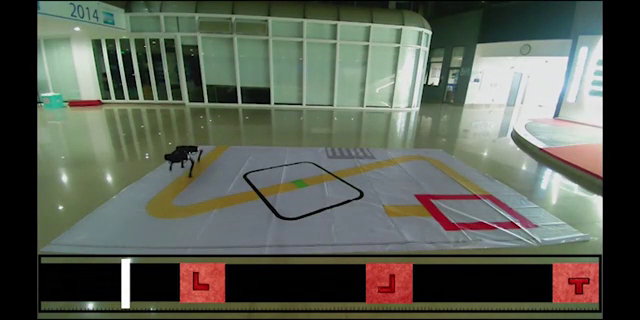
#> input picture frame 134 of Paper/In-Sensor & Convolution/Ferroelectric-defined reconfigurable homojunctions for in-memory sensing and computing/41563_2023_1676_MOESM2_ESM.mp4, 640 x 320 px, given in place of kk 2022-01-23 18-21-21.mp4, which was not available
$ jupyter execute MotionDetection.ipynb
#> lines starting #> are read from the running program, lines starting #| are printed output that depends on the picture; after the words box and inside, x2 and y2 are one past the last pixel; in counts of white or black regions, pixels touching at a corner belong together; pictures that were not available may be replaced by others from this repository, and a replacement may not be noted
[cell 1]
import cv2
import numpy as np

cap = cv2.VideoCapture('images/kk 2022-01-23 18-21-21.mp4')  # 来自vedio视频的

kernel1 = cv2.getStructuringElement(cv2.MORPH_ELLIPSE, (5, 5))
mog = cv2.createBackgroundSubtractorMOG2()  # 创建混合高斯模型来用于北京建模

while (1):
    # 获取每一帧
    ret, frame = cap.read()
#> frame is the input picture: shape (320, 640, 3); mean B, G, R 84.1, 95.6, 90.2
    if frame is None:
        print("camera is over...")
        break

    fmask = mog.apply(frame)  # 判断哪些是前景和背景
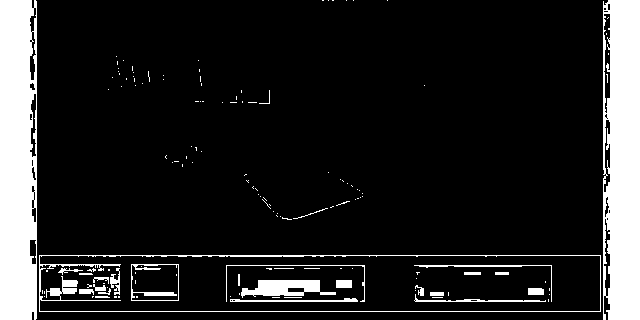
#> fmask: shape (320, 640); values 127 (black) and 255 (white), 13.6% white; 141 white regions (114 under 20 px), largest, box (x1, y1, x2, y2) and area: (0, 0, 37, 320) 11136, (603, 0, 640, 320) 10816, (39, 255, 601, 312) 1993

    MORPH_OPEN_1 = cv2.morphologyEx(fmask, cv2.MORPH_OPEN, kernel1)  # 开运算，去除噪声和毛刺
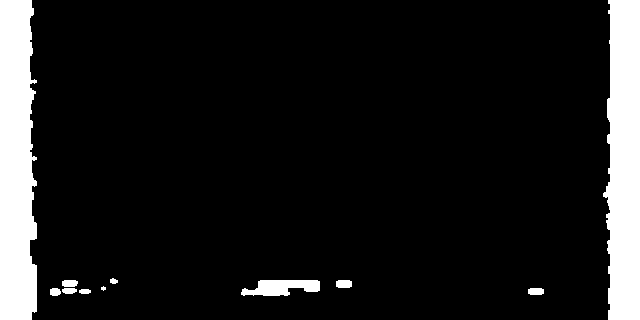
#> MORPH_OPEN_1: shape (320, 640); values 127 (black) and 255 (white), 10.8% white; 11 white regions (1 under 20 px), largest, box (x1, y1, x2, y2) and area: (0, 0, 37, 320) 10581, (603, 0, 640, 320) 9974, (241, 280, 320, 296) 888

    contours, _ = cv2.findContours(fmask, cv2.RETR_EXTERNAL, cv2.CHAIN_APPROX_SIMPLE)  # 只检测外边框
#> contours = [[[0, 0], [0, 319], [639, 319], [639, 0]]]

    for cont in contours:
        # 计算各个轮廓的面积
        len = cv2.arcLength(cont, True)
        if len > 300:  # 去除一些小的噪声点
            # 找到一个轮廓
            x,y,w,h = cv2.boundingRect(cont)
            # 画出这个矩形
            cv2.rectangle(frame, (x,y), (x+w, y+h), color=(0,255,0), thickness=3)
#> this loop made 1 pass
#> (cont, len, x, y, w, h) on pass 1: ([[0, 0], [0, 319], [639, 319], [639, 0]], 1916, 0, 0, 640, 320)
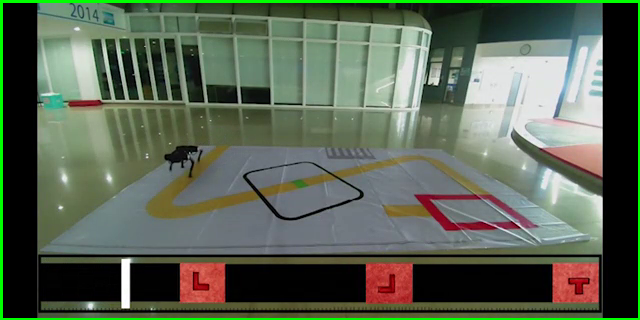
#> frame: shape (320, 640, 3); 2.33% of pixels changed, all inside (x1, y1, x2, y2) = (0, 0, 640, 320)

    # 画出所有的轮廓
    cv2.imshow('frame', frame)
    cv2.imshow('fmask', fmask)

    # 进行等待或者退出判断
    if cv2.waitKey(24) & 0xFF == 27:
#> (key Esc is pressed here)
        break

cap.release()
cv2.destroyAllWindows()

$ run again, starting later in the video
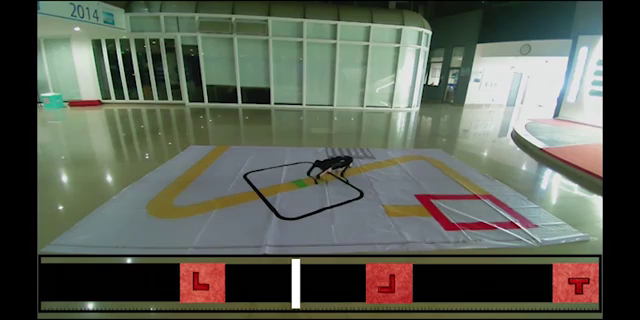
#> input picture frame 606 of Paper/In-Sensor & Convolution/Ferroelectric-defined reconfigurable homojunctions for in-memory sensing and computing/41563_2023_1676_MOESM2_ESM.mp4, 640 x 320 px, given in place of kk 2022-01-23 18-21-21.mp4, which was not available
#> frame is the input picture: shape (320, 640, 3); mean B, G, R 84.3, 95.8, 90.4
#> `fmask = mog.apply(frame)`:
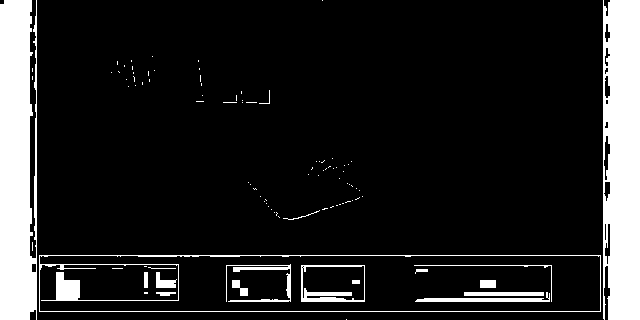
#> fmask: shape (320, 640); values 127 (black) and 255 (white), 13.3% white; 97 white regions (79 under 20 px), largest, box (x1, y1, x2, y2) and area: (603, 0, 640, 320) 11075, (0, 0, 37, 320) 10590, (39, 255, 601, 312) 2274
#> MORPH_OPEN_1: shape (320, 640); values 127 (black) and 255 (white), 10.5% white; 10 white regions, largest, box (x1, y1, x2, y2) and area: (603, 0, 640, 320) 10434, (0, 0, 37, 320) 10034, (56, 272, 80, 301) 552
#> contours = [[[0, 0], [0, 319], [639, 319], [639, 0]]]
#> the loop `for cont in contours:` made 1 pass
#> (cont, len, x, y, w, h) on pass 1: ([[0, 0], [0, 319], [639, 319], [639, 0]], 1916, 0, 0, 640, 320)
#> after the loop `for cont in contours:`:
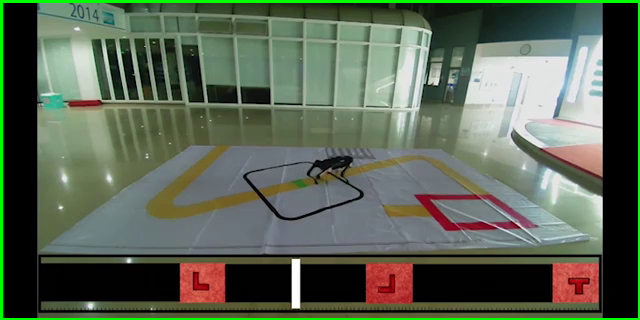
#> frame: shape (320, 640, 3); 2.33% of pixels changed, all inside (x1, y1, x2, y2) = (0, 0, 640, 320)

$ run again, starting later in the video
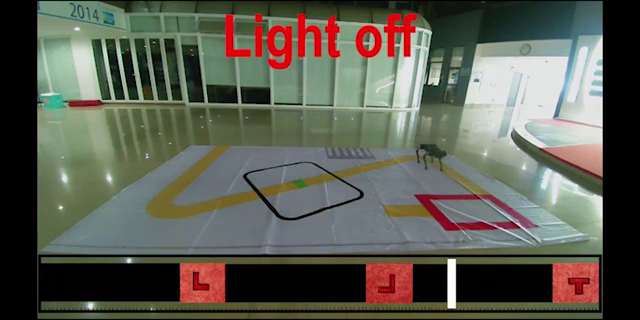
#> input picture frame 1077 of Paper/In-Sensor & Convolution/Ferroelectric-defined reconfigurable homojunctions for in-memory sensing and computing/41563_2023_1676_MOESM2_ESM.mp4, 640 x 320 px, given in place of kk 2022-01-23 18-21-21.mp4, which was not available
#> frame is the input picture: shape (320, 640, 3); mean B, G, R 82.4, 93.5, 92.4
#> `fmask = mog.apply(frame)`:
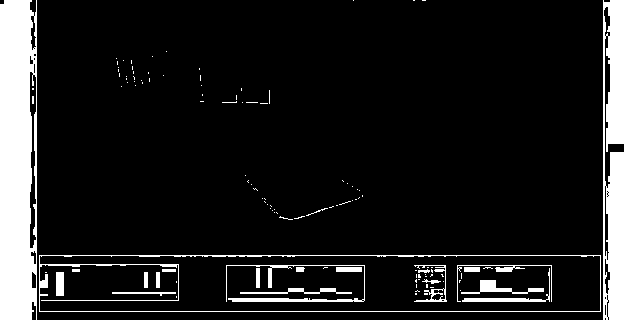
#> fmask: shape (320, 640); values 127 (black) and 255 (white), 13.3% white; 117 white regions (95 under 20 px), largest, box (x1, y1, x2, y2) and area: (603, 0, 640, 320) 10852, (0, 0, 37, 320) 10801, (39, 255, 601, 312) 1890
#> MORPH_OPEN_1: shape (320, 640); values 127 (black) and 255 (white), 10.2% white; 9 white regions, largest, box (x1, y1, x2, y2) and area: (0, 0, 37, 320) 10159, (603, 0, 640, 320) 10091, (480, 280, 498, 292) 192
#> contours = [[[0, 0], [0, 319], [639, 319], [639, 0]]]
#> the loop `for cont in contours:` made 1 pass
#> (cont, len, x, y, w, h) on pass 1: ([[0, 0], [0, 319], [639, 319], [639, 0]], 1916, 0, 0, 640, 320)
#> after the loop `for cont in contours:`:
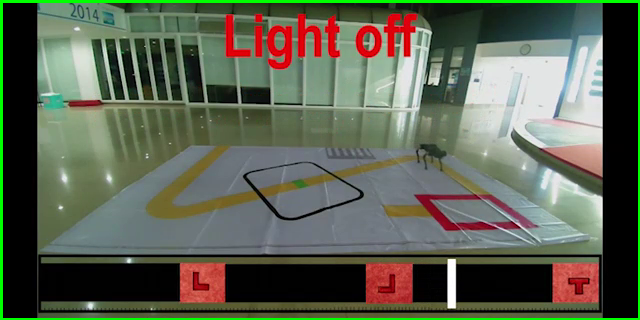
#> frame: shape (320, 640, 3); 2.33% of pixels changed, all inside (x1, y1, x2, y2) = (0, 0, 640, 320)
